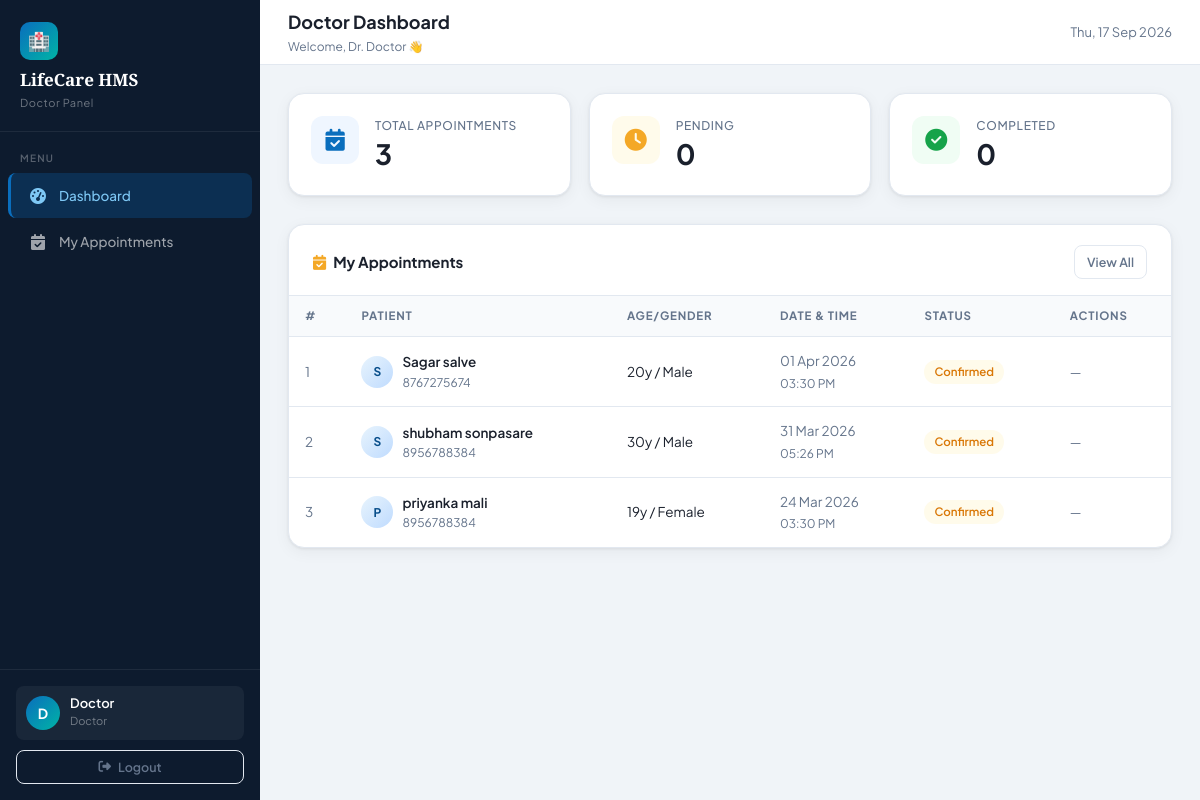
The page /doctor/dashboard.php (signed in) on the database its author committed.
### tables this page shows
CREATE TABLE `appointments` (
  `id` int(11) NOT NULL,
  `patient_id` int(11) DEFAULT NULL,
  `doctor_id` int(11) DEFAULT NULL,
  `date` datetime DEFAULT NULL,
  `status` varchar(50) DEFAULT 'pending'
);

CREATE TABLE `patients` (
  `id` int(11) NOT NULL,
  `name` varchar(100) DEFAULT NULL,
  `age` int(11) DEFAULT NULL,
  `gender` varchar(10) DEFAULT NULL,
  `phone` varchar(15) DEFAULT NULL,
  `address` varchar(255) DEFAULT NULL,
  `blood_group` varchar(10) DEFAULT NULL,
  `height` int(11) DEFAULT NULL,
  `weight` int(11) DEFAULT NULL,
  `date` date DEFAULT NULL,
  `time` time DEFAULT NULL,
  `status` varchar(20) NOT NULL DEFAULT 'active',
  `is_deleted` tinyint(1) DEFAULT 0
);

### doctor/dashboard.php (the view, shortened to what this page needs)
<?php
require_once dirname(__DIR__) . '/config/db.php';
$doctor_id = $_SESSION['user_id'];
$myAppointments   = $pdo->prepare("SELECT COUNT(*) FROM appointments WHERE doctor_id = ?");
$myAppointments->execute([$doctor_id]);
$myAppointments   = $myAppointments->fetchColumn();
$pendingAppt = $pdo->prepare("SELECT COUNT(*) FROM appointments WHERE doctor_id = ? AND status = 'pending'");
$pendingAppt->execute([$doctor_id]);
$pendingAppt = $pendingAppt->fetchColumn();
$completedAppt = $pdo->prepare("SELECT COUNT(*) FROM appointments WHERE doctor_id = ? AND status = 'completed'");
$completedAppt->execute([$doctor_id]);
$completedAppt = $completedAppt->fetchColumn();
$appts = $pdo->prepare("
    SELECT a.*, p.name as patient_name, p.phone, p.age, p.gender
    FROM appointments a
    LEFT JOIN patients p ON a.patient_id = p.id
    WHERE a.doctor_id = ?
    ORDER BY a.date DESC
    LIMIT 10
");
$appts->execute([$doctor_id]);
$appts = $appts->fetchAll();
?>
<!DOCTYPE html>
<html lang="en">
<head>
    <link rel="stylesheet" href="/hospital-management-system/assets/css/style.css">
    <link rel="stylesheet" href="https://cdnjs.cloudflare.com/ajax/libs/font-awesome/6.5.0/css/all.min.css">
</head>
<body>
<div class="layout">
<aside class="sidebar">
    <div class="sidebar-logo">
        <div class="logo-icon">🏥</div>
        <h2>LifeCare HMS</h2>
        <span>Doctor Panel</span>
    </div>
    <div class="sidebar-section-title">Menu</div>
    <nav>
        <a href="/hospital-management-system/doctor/dashboard.php" class="active">
            <span class="nav-icon"><i class="fa-solid fa-gauge-high"></i></span>
            Dashboard
        </a>
        <a href="/hospital-management-system/doctor/my_appointments.php">
            <span class="nav-icon"><i class="fa-solid fa-calendar-check"></i></span>
            My Appointments
        </a>
    </nav>
    <div class="sidebar-footer">
        <div class="sidebar-user">
            <div class="avatar"><?= strtoupper(substr($_SESSION['user_name'] ?? 'D', 0, 1)) ?></div>
            <div class="user-info">
                <div class="name"><?= htmlspecialchars($_SESSION['user_name'] ?? 'Doctor') ?></div>
                <div class="role">Doctor</div>
            </div>
        </div>
        <a href="/hospital-management-system/auth/logout.php" class="btn btn-outline btn-sm" style="width:100%;justify-content:center;margin-top:10px;">
            <i class="fa-solid fa-right-from-bracket"></i> Logout
        </a>
    </div>
</aside>
<div class="main-wrapper">
    <div class="topbar">
        <div class="topbar-left">
            <h1>Doctor Dashboard</h1>
            <div class="breadcrumb">Welcome, Dr. <?= htmlspecialchars($_SESSION['user_name']) ?> 👋</div>
        </div>
        <div class="topbar-right">
            <div style="font-size:13px;color:var(--text-muted)"><?= date('D, d M Y') ?></div>
        </div>
    </div>
    <div class="content-area">
        <div class="stats-grid">
            <div class="stat-card">
                <div class="stat-icon blue"><i class="fa-solid fa-calendar-check" style="color:var(--primary)"></i></div>
                <div class="stat-info">
                    <div class="label">Total Appointments</div>
                    <div class="value"><?= $myAppointments ?></div>
                </div>
            </div>
            <div class="stat-card">
                <div class="stat-icon orange"><i class="fa-solid fa-clock" style="color:var(--accent)"></i></div>
                <div class="stat-info">
                    <div class="label">Pending</div>
                    <div class="value"><?= $pendingAppt ?></div>
                </div>
            </div>
            <div class="stat-card">
                <div class="stat-icon green"><i class="fa-solid fa-circle-check" style="color:var(--success)"></i></div>
                <div class="stat-info">
                    <div class="label">Completed</div>
                    <div class="value"><?= $completedAppt ?></div>
                </div>
            </div>
        </div>
        <div class="card">
            <div class="card-header">
                <h3><i class="fa fa-calendar-check" style="color:var(--accent);margin-right:7px"></i>My Appointments</h3>
                <a href="/hospital-management-system/doctor/my_appointments.php" class="btn btn-outline btn-sm">View All</a>
            </div>
            <div class="table-wrap">
                <table>
                    <thead>
                        <tr>
                            <th>#</th>
                            <th>Patient</th>
                            <th>Age/Gender</th>
                            <th>Date & Time</th>
                            <th>Status</th>
                            <th>Actions</th>
                        </tr>
                    </thead>
                    <tbody>
                        <?php foreach ($appts as $i => $a): ?>
                        <tr>
                            <td style="color:var(--text-muted)"><?= $i + 1 ?></td>
                            <td>
                                <div style="display:flex;align-items:center;gap:9px;">
                                    <div class="patient-avatar"><?= strtoupper(substr($a['patient_name'] ?? 'P', 0, 1)) ?></div>
                                    <div>
                                        <div style="font-weight:600"><?= htmlspecialchars($a['patient_name'] ?? 'N/A') ?></div>
                                        <div style="font-size:12px;color:var(--text-muted)"><?= htmlspecialchars($a['phone'] ?? '') ?></div>
                                    </div>
                                </div>
                            </td>
                            <td><?= $a['age'] ?>y / <?= htmlspecialchars($a['gender'] ?? '') ?></td>
                            <td style="color:var(--text-muted)">
                                <?= $a['date'] ? date('d M Y', strtotime($a['date'])) : '—' ?><br>
                                <span style="font-size:12px"><?= $a['date'] ? date('h:i A', strtotime($a['date'])) : '' ?></span>
                            </td>
                            <td>
                                <?php
                                $badgeClass = match($a['status']) {
                                    'completed' => 'badge-success',
                                    'cancelled' => 'badge-danger',
                                    default => 'badge-warning'
                                };
                                ?>
                                <span class="badge <?= $badgeClass ?>"><?= ucfirst($a['status']) ?></span>
                            </td>
                            <td>
                                <?php if ($a['status'] === 'pending'): ?>
                                <div style="display:flex;gap:5px;">
                                    <a href="/hospital-management-system/doctor/update_appointment.php?id=<?= $a['id'] ?>&status=completed"
                                       class="btn btn-success btn-sm" onclick="return confirm('Mark as completed?')">
                                        <i class="fa fa-check"></i> Complete
                                    </a>
                                    <a href="/hospital-management-system/doctor/update_appointment.php?id=<?= $a['id'] ?>&status=cancelled"
                                       class="btn btn-danger btn-sm" onclick="return confirm('Cancel?')">
                                        <i class="fa fa-xmark"></i>
                                    </a>
                                </div>
                                <?php else: ?>
                                <span style="color:var(--text-muted);font-size:13px;">—</span>
                                <?php endif; ?>
                            </td>
                        </tr>
                        <?php endforeach; ?>
                    </tbody>
                </table>
            </div>
        </div>
    </div>
</div>
</div>
</body>
</html>

### rows shown on the page
appointments: patient.name "S", patient.name "Sagar salve", patient.phone "8767275674", patient.age "20", patient.gender "Male", date "01 Apr 2026", date "03:30 PM", status "Confirmed"
appointments: patient.name "S", patient.name "shubham sonpasare", patient.phone "8956788384", patient.age "30", patient.gender "Male", date "31 Mar 2026", date "05:26 PM", status "Confirmed"
appointments: patient.name "P", patient.name "priyanka mali", patient.phone "8956788384", patient.age "19", patient.gender "Female", date "24 Mar 2026", date "03:30 PM", status "Confirmed"

### other values the page prints
substr($_SESSION['user_name'] ?? 'D', 0, 1) "D"
$_SESSION['user_name'] "Doctor"
$myAppointments "3"
$pendingAppt "0"
$completedAppt "0"
